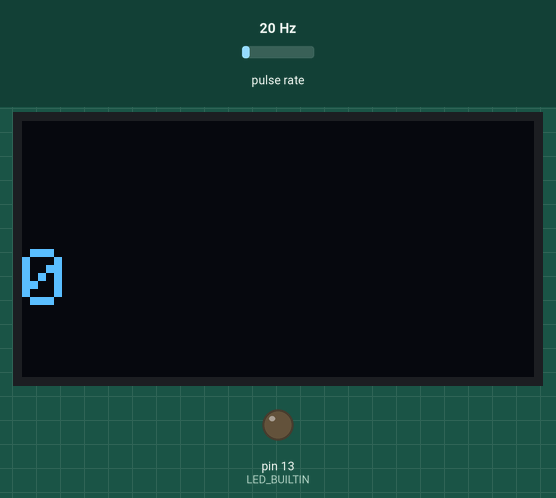
Simulated run of this sketch. Board: Arduino Uno, built with avr-gcc and run on an emulated ATmega328P. Shown: 128×64 one-colour display, output pins drawn as LEDs (lit = HIGH). Wiring (inferred from the names in the program): pulse sensor: data pin 2. Dashed ring = blinking. The test bench sets the inputs (shaded band); at power-on: pulse rate 20 Hz. What the sketch prints to the serial monitor is not drawn.

Above: at 1.6 s.
1.7 s: pulse rate (sensor on pin 2) set to 4 Hz
At 4.4 s:
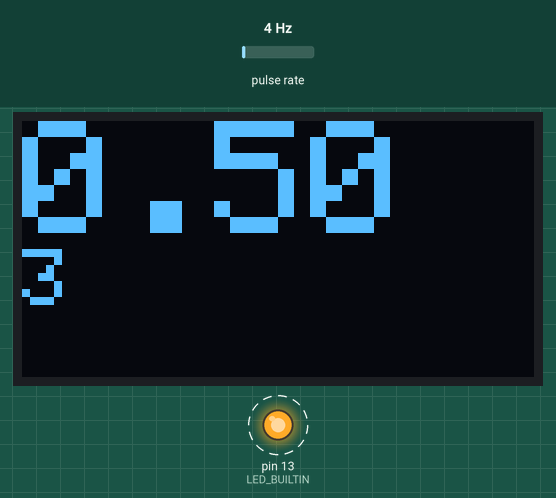
4.7 s: pulse rate (sensor on pin 2) set to 50 Hz
At 6.8 s:
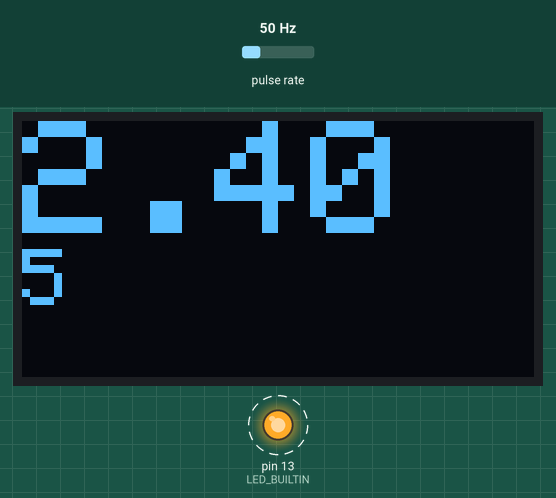
7.5 s: pulse rate (sensor on pin 2) set to 100 Hz
At 10.8 s:
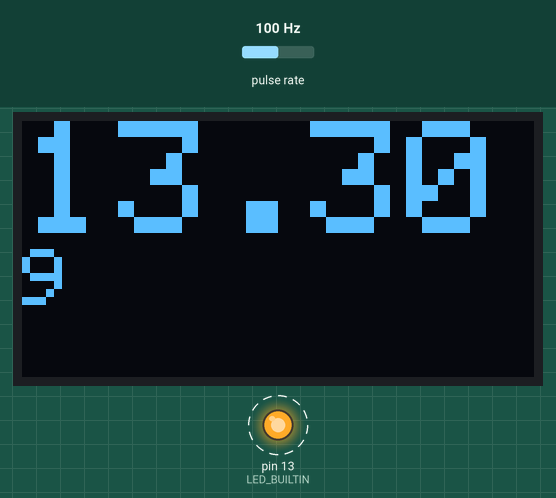
Timing chart, 0 to 16.5 s (numbered marks = the images above; inputs shaded):
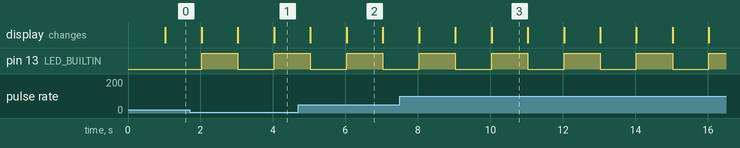

Measured:
- by itself, pin 13 (LED_BUILTIN): alternates HIGH for 1.0 s and LOW for 1.0 s
- what the display in image 2 shows lasts 1.0 s, from 6.0 s to 7.0 s

The sketch:

flowinputrate.ino
```cpp
/**************************************************************************
Flow Input Rate Device - June 2020 (updated November 2020)
 **************************************************************************/
#include <Encoder.h>
#include <SPI.h>
#include <Wire.h>
#include <Adafruit_GFX.h>
#include <Adafruit_SSD1306.h>

#define SCREEN_WIDTH 128 // OLED display width, in pixels
#define SCREEN_HEIGHT 64 // OLED display height, in pixels

// Declaration for an SSD1306 display connected to I2C (SDA, SCL pins)
#define OLED_RESET     4 // Reset pin # (or -1 if sharing Arduino reset pin)
Adafruit_SSD1306 display(SCREEN_WIDTH, SCREEN_HEIGHT, &Wire, OLED_RESET);


int minutes = 3;

String timeMin;
String result;


long lastUpdateMillis = 0;
volatile int flow_frequency; // Measures flow sensor pulses
float l_min; // Calculated litres/min
long val;
unsigned char flowsensor = 2; // Sensor Input
unsigned long currentTime;
unsigned long cloopTime;
void flow () // Interrupt function
{
   flow_frequency++;
}

void setup() {

  Serial.begin(9600);

   pinMode(flowsensor, INPUT);
   digitalWrite(flowsensor, HIGH); // Optional Internal Pull-Up
   Serial.begin(9600);
   attachInterrupt(0, flow, RISING); // Setup Interrupt
   sei(); // Enable interrupts
   currentTime = millis();
   cloopTime = currentTime;

  // SSD1306_SWITCHCAPVCC = generate display voltage from 3.3V internally
  if(!display.begin(SSD1306_SWITCHCAPVCC, 0x3C)) { // Address 0x3D for 128x64
    Serial.println(F("SSD1306 allocation failed"));
    for(;;); // Don't proceed, loop forever
  }
}


int counter = 0;

void loop() {
     currentTime = millis();
   // Every second, calculate and print litres/hour
   if(currentTime >= (cloopTime + 1000))
   {
      cloopTime = currentTime; // Updates cloopTime
      // Pulse frequency (Hz) = 7.5Q, Q is flow rate in L/min.
      l_min = (flow_frequency / 7.5); // (Pulse frequency x 1 min) / 7.5Q = flowrate in L/min
      val = (long) (l_min * 10L);      // val = 1234
      l_min = (float) val / 10.0;       // x = 1234 / 10.0 = 123.4

      flow_frequency = 0; // Reset Counter
      Serial.print(l_min, DEC); // Print litres/min
      Serial.println(" L/min");
      Serial.println(millis());
       maintainDisplay();
      result = String(l_min);
      counter+=1;

      if (counter % 2 == 0){
        digitalWrite(LED_BUILTIN, HIGH);
      }
      else {
        digitalWrite(LED_BUILTIN, LOW);
      }
   }

  pinMode(LED_BUILTIN, OUTPUT);


}

//Maintains the display - by not calling delay() allows multiple tasks to take place at once
void maintainDisplay()
{
  static const unsigned long REFRESH_INTERVAL = 500; // ms
  static unsigned long lastRefreshTime = 0;

  if(millis() - lastRefreshTime >= REFRESH_INTERVAL)
  {
    lastRefreshTime += REFRESH_INTERVAL;
   // if (STATE != 0 || initialRefresh == false) {
                refreshDisplay();
              // initialRefresh = true;
  //  }
  }
}

// Refreshes the display with the current rate.
void refreshDisplay(void)
{

  display.clearDisplay();
  display.setCursor(0,0);
  display.setTextSize(4);
  display.setTextColor(SSD1306_WHITE);
  display.println(result);


  display.setTextSize(2);
  display.setTextColor(SSD1306_WHITE);
  //display.println(" L/min");
  display.println(counter);

  display.display();
}
```
